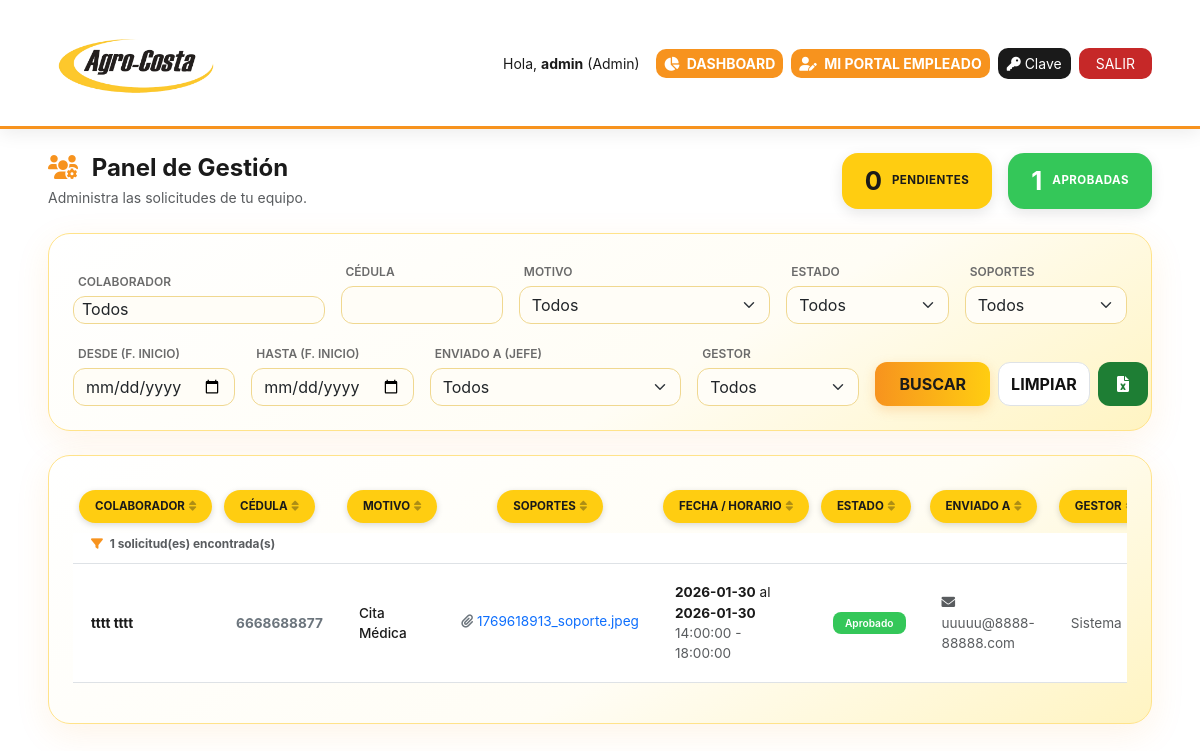
The page /index.php (signed in) on the database its author committed.
### tables this page shows
CREATE TABLE `solicitudes` (
  `id` int(11) NOT NULL,
  `empleado` varchar(100) DEFAULT NULL,
  `cedula` varchar(20) DEFAULT NULL,
  `cargo` varchar(100) DEFAULT NULL,
  `correo_jefe` varchar(100) DEFAULT NULL,
  `motivo` varchar(50) DEFAULT NULL,
  `estado` varchar(20) DEFAULT 'Pendiente',
  `fecha` timestamp NOT NULL DEFAULT current_timestamp(),
  `fecha_inicio` date DEFAULT NULL,
  `fecha_fin` date DEFAULT NULL,
  `hora_inicio` time DEFAULT NULL,
  `hora_fin` time DEFAULT NULL,
  `notas` text DEFAULT NULL,
  `observacion_jefe` text DEFAULT NULL,
  `archivo_soporte` text DEFAULT NULL,
  `ip_aprobacion` varchar(50) DEFAULT NULL,
  `info_dispositivo` varchar(255) DEFAULT NULL,
  `fecha_gestion` datetime DEFAULT NULL,
  `usuario_gestor` varchar(100) DEFAULT NULL,
  `fecha_solicitud` datetime DEFAULT current_timestamp()
);

### index.php (the view, shortened to what the rows shown need)
<?php
include('config.php');
$stmtUser = $db->prepare("SELECT * FROM usuarios WHERE id = ?");
$stmtUser->execute([$_SESSION['user_id']]);
$user_data = $stmtUser->fetch(PDO::FETCH_ASSOC);
$mi_cedula = $user_data['cedula'];
$modo_vista = 'gestion';
$where_panel  = "WHERE 1=1";
$params_panel = [];
$orden_col      = $_GET['orden']         ?? "";
$orden_dir      = strtolower($_GET['dir'] ?? 'desc');
$mapa_orden = [
    'colaborador' => 's.empleado',
    'cedula'      => 's.cedula',
    'motivo'      => 's.motivo',
    'soportes'    => "(s.archivo_soporte IS NOT NULL AND s.archivo_soporte <> '')",
    'fecha'       => 's.fecha_inicio',
    'estado'      => 's.estado',
    'enviado'     => 's.correo_jefe',
    'gestor'      => 's.usuario_gestor',
];
$orden_dir_sql = ($orden_dir === 'asc') ? 'ASC' : 'DESC';
$orden_sql     = isset($mapa_orden[$orden_col])
               ? $mapa_orden[$orden_col] . " " . $orden_dir_sql . ", s.id DESC"
               : "s.id DESC";
function link_orden($col, $etiqueta) {
    global $orden_col, $orden_dir;
    $qs = $_GET;
    $es_actual = ($orden_col === $col);
    $qs['orden'] = $col;
    $qs['dir']   = ($es_actual && $orden_dir === 'asc') ? 'desc' : 'asc';
    $flecha = !$es_actual
            ? "<i class='fas fa-sort ms-1' style='opacity:0.35;'></i>"
            : ($orden_dir === 'asc'
                ? "<i class='fas fa-sort-up ms-1' style='color:#1A1A1A;'></i>"
                : "<i class='fas fa-sort-down ms-1' style='color:#1A1A1A;'></i>");
    $url = 'index.php?' . htmlspecialchars(http_build_query($qs), ENT_QUOTES, 'UTF-8');
    return "<a href=\"$url\" style=\"color:inherit; text-decoration:none;\" title=\"Ordenar por esta columna\"><span class=\"th-pill\">$etiqueta$flecha</span></a>";
}
?>
<!DOCTYPE html>
<html lang="es">
<head>
    <link href="https://cdn.jsdelivr.net/npm/bootstrap@5.3.0/dist/css/bootstrap.min.css" rel="stylesheet">
    <link rel="stylesheet" href="https://cdnjs.cloudflare.com/ajax/libs/font-awesome/6.0.0/css/all.min.css">
    <link href="https://cdn.jsdelivr.net/npm/select2@4.1.0-rc.0/dist/css/select2.min.css" rel="stylesheet" />
    <link rel="stylesheet" href="https://cdn.jsdelivr.net/npm/select2-bootstrap-5-theme@1.3.0/dist/select2-bootstrap-5-theme.min.css" />
</head>
<body>
<div class="container-fluid px-5">
    <div class="row g-4">
        <div class="<?php echo ($modo_vista == 'empleado') ? 'col-lg-8' : 'col-12'; ?>">
            <div class="card card-apple p-4">
                <div class="table-responsive">
                    <table class="table align-middle">
                        <thead>
                            <tr>
                                <?php if ($modo_vista == 'gestion'): ?>
                                    <th><?php echo link_orden('colaborador', 'Colaborador'); ?></th>
                                    <th><?php echo link_orden('cedula', 'Cédula'); ?></th>
                                    <th><?php echo link_orden('motivo', 'Motivo'); ?></th>
                                    <th class="text-center" style="width: 25%;"><?php echo link_orden('soportes', 'Soportes'); ?></th>
                                    <th><?php echo link_orden('fecha', 'Fecha / Horario'); ?></th>
                                    <th><?php echo link_orden('estado', 'Estado'); ?></th>
                                    <th><?php echo link_orden('enviado', 'Enviado a'); ?></th>
                                    <th><?php echo link_orden('gestor', 'Gestor'); ?></th>
                                <?php endif; ?>
                            </tr>
                        </thead>
                        <tbody>
                            <?php
                            $sql_final = "SELECT s.* FROM solicitudes s ";
                            if ($modo_vista == 'empleado') {
                                $stmt = $db->prepare($sql_final . "WHERE s.cedula = ? ORDER BY s.id DESC");
                                $stmt->execute([$mi_cedula]);
                            } else {
                                $stmt = $db->prepare($sql_final . "$where_panel ORDER BY $orden_sql");
                                $stmt->execute($params_panel);
                            }
                            $filas_resultado = $stmt->fetchAll(PDO::FETCH_ASSOC);
                            ?>
                            <?php foreach ($filas_resultado as $row):
                                $color = ($row['estado']=='Aprobado') ? '#34C759' : (($row['estado']=='Rechazado') ? '#FF3B30' : '#FFCD11');
                                $txt   = ($row['estado']=='Pendiente') ? '#000' : '#fff';
                                $h_ini_val   = trim($row['hora_inicio']);
                                $horario_txt = (empty($h_ini_val) || $h_ini_val == '00:00:00' || $h_ini_val == '0:00') ? "Día completo" : $row['hora_inicio']." - ".$row['hora_fin'];
                                $correo_jefe_dest = htmlspecialchars($row['correo_jefe'] ?? 'No registrado', ENT_QUOTES, 'UTF-8');
                                $archivos = [];
                                if (!empty($row['archivo_soporte'])) {
                                    $archivos = explode(',', $row['archivo_soporte']);
                                }
                            ?>
                            <tr>
                                <?php if ($modo_vista == 'gestion'): ?>
                                    <td data-label="Colaborador" class="fw-bold"><?php echo htmlspecialchars($row['empleado'], ENT_QUOTES, 'UTF-8'); ?></td>
                                    <td data-label="Cédula" class="text-secondary fw-bold"><?php echo htmlspecialchars($row['cedula'], ENT_QUOTES, 'UTF-8'); ?></td>
                                <?php endif; ?>
                                <td data-label="Motivo" class="small fw-medium">
                                    <?php echo htmlspecialchars($row['motivo'], ENT_QUOTES, 'UTF-8'); ?>
                                </td>
                                <td data-label="Soportes" class="small">
                                    <?php if (count($archivos) > 0): ?>
                                        <?php foreach ($archivos as $archivo):
                                            $archivo_full  = trim($archivo);
                                            $partes        = explode('__', $archivo_full);
                                            $nombre_bonito = htmlspecialchars(end($partes), ENT_QUOTES, 'UTF-8');
                                        ?>
                                            <a href="uploads/<?php echo rawurlencode($archivo_full); ?>" target="_blank" class="text-decoration-none d-block mb-1 text-truncate" style="max-width: 250px;" title="<?php echo $nombre_bonito; ?>">
                                                <i class="fas fa-paperclip text-secondary"></i> <?php echo $nombre_bonito; ?>
                                            </a>
                                        <?php endforeach; ?>
                                    <?php else: ?>
                                        <span class="text-muted">-</span>
                                    <?php endif; ?>
                                </td>
                                <td data-label="Fecha / Horario" class="small">
                                    <strong><?php echo htmlspecialchars($row['fecha_inicio'], ENT_QUOTES, 'UTF-8'); ?></strong>
                                    al
                                    <strong><?php echo htmlspecialchars($row['fecha_fin'], ENT_QUOTES, 'UTF-8'); ?></strong><br>
                                    <span class="text-muted"><?php echo htmlspecialchars($horario_txt, ENT_QUOTES, 'UTF-8'); ?></span>
                                </td>
                                <td data-label="Estado">
                                    <span class="badge badge-status" style="background-color:<?php echo $color; ?>; color:<?php echo $txt; ?>;">
                                        <?php echo htmlspecialchars($row['estado'], ENT_QUOTES, 'UTF-8'); ?>
                                    </span>
                                </td>
                                <td data-label="Enviado a" class="small text-muted">
                                    <i class="fas fa-envelope me-1"></i><?php echo $correo_jefe_dest; ?>
                                </td>
                                <td data-label="Gestor" class="small text-muted">
                                    <?php
                                        if (!empty($row['usuario_gestor'])) {
                                            echo '<i class="fas fa-user-check"></i> ' . htmlspecialchars($row['usuario_gestor'], ENT_QUOTES, 'UTF-8');
                                        } elseif ($row['estado'] != 'Pendiente') {
                                            echo 'Sistema';
                                        } else {
                                            echo '-';
                                        }
                                    ?>
                                </td>
                            </tr>
                            <?php endforeach; ?>
                        </tbody>
                    </table>
                </div>
            </div>
        </div>
    </div>
</div>
</body>
</html>

### rows shown on the page
solicitudes: empleado "tttt tttt", cedula "6668688877", motivo "Cita Médica", nombre_bonito "1769618913_soporte.jpeg", fecha_inicio "2026-01-30", fecha_fin "2026-01-30", horario_txt "14:00:00 - 18:00:00", estado "Aprobado", correo_jefe "uuuuu@8888-88888.com", shows "Sistema"

### other values the page prints
$mi_nombre "admin"
$mi_rol "Admin"
$cont_pendientes "0"
$cont_aprobadas "1"
$etiqueta "COLABORADOR CÉDULA MOTIVO SOPORTES FECHA / HORARIO ESTADO ENVIADO A GESTOR"
count($filas_resultado) "1"
